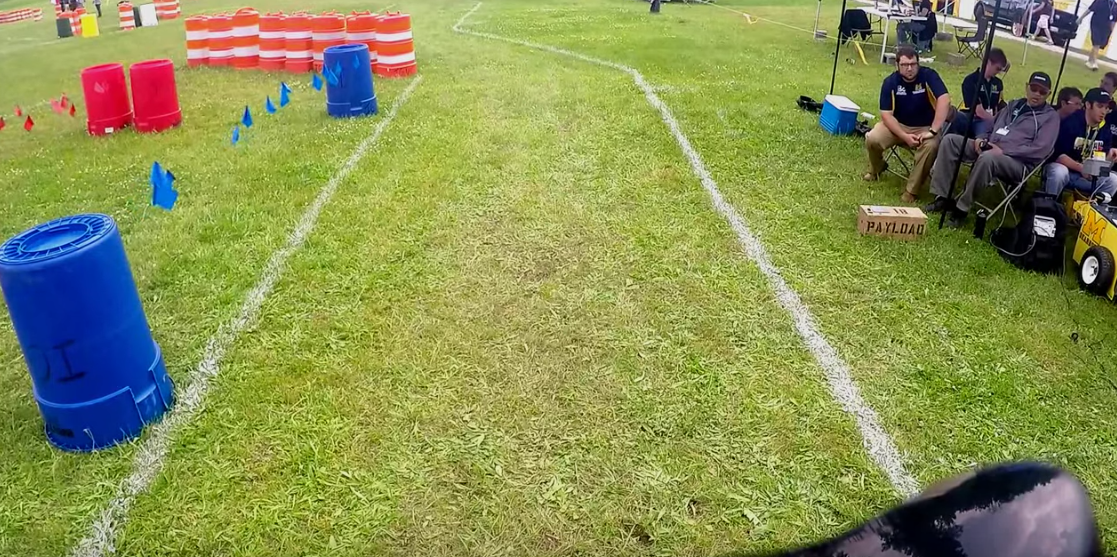
#> input picture OpenCV/f2.png, 1117 x 557 px, given in place of 2.MP4, which was not available
$ python laneDetection.py   (older library calls are emulated)
#> lines starting #> are read from the running program, lines starting #| are printed output that depends on the picture; after the words box and inside, x2 and y2 are one past the last pixel; in counts of white or black regions, pixels touching at a corner belong together; pictures that were not available may be replaced by others from this repository, and a replacement may not be noted
#> further down, frame is the input picture: shape (557, 1117, 3); mean B, G, R 84.2, 145, 137.5
import cv2
import numpy as np
import os
from matplotlib import pyplot as plt, cm, colors

# Defining variables to hold meter-to-pixel conversion
ym_per_pix = 30.0 / 720
# Standard lane width is 3.7 meters divided by lane width in pixels which is
# calculated to be approximately 720 pixels not to be confused with frame height
xm_per_pix = 3.7 / 720

# Get path to the current working directory
CWD_PATH = os.getcwd()

def readVideo():

    # Read input video from current working directory
    inpImage = cv2.VideoCapture('IGVC Videos/2.MP4')

    return inpImage

def processImage(inpImage):

    # Apply HLS color filtering to filter out white lane lines
    hls = cv2.cvtColor(inpImage, cv2.COLOR_BGR2HLS)
    lower_white = np.array([0, 160, 10])
    upper_white = np.array([255, 255, 255])
    mask = cv2.inRange(inpImage, lower_white, upper_white)
    hls_result = cv2.bitwise_and(inpImage, inpImage, mask = mask)

    # Convert image to grayscale, apply threshold, blur & extract edges
    gray = cv2.cvtColor(hls_result, cv2.COLOR_BGR2GRAY)
    ret, thresh = cv2.threshold(gray, 160, 255, cv2.THRESH_BINARY)
    blur = cv2.GaussianBlur(thresh,(3, 3), 0)
    canny = cv2.Canny(blur, 40, 60)

    # [7 lines of commented-out code are left out]

    return image, hls_result, gray, thresh, blur, canny

def perspectiveWarp(inpImage):

    # Get image size
    img_size = (inpImage.shape[1], inpImage.shape[0])

    # Perspective points to be warped
    src = np.float32([[590, 440],
                      [690, 440],
                      [200, 640],
                      [1000, 640]])

    # Window to be shown
    dst = np.float32([[200, 0],
                      [1200, 0],
                      [200, 710],
                      [1200, 710]])

    # Matrix to warp the image for birdseye window
    matrix = cv2.getPerspectiveTransform(src, dst)
    # Inverse matrix to unwarp the image for final window
    minv = cv2.getPerspectiveTransform(dst, src)
    birdseye = cv2.warpPerspective(inpImage, matrix, img_size)

    # Get the birdseye window dimensions
    height, width = birdseye.shape[:2]

    # Divide the birdseye view into 2 halves to separate left & right lanes
    birdseyeLeft  = birdseye[0:height, 0:width // 2]
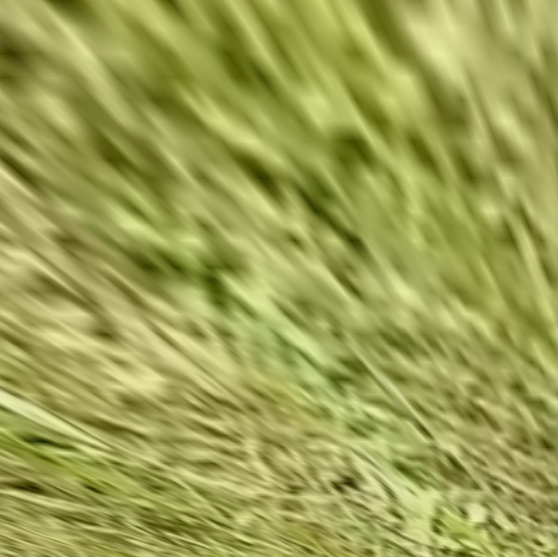
#> birdseyeLeft: shape (557, 558, 3); mean B, G, R 83.1, 160.9, 156.6
    birdseyeRight = birdseye[0:height, width // 2:width]
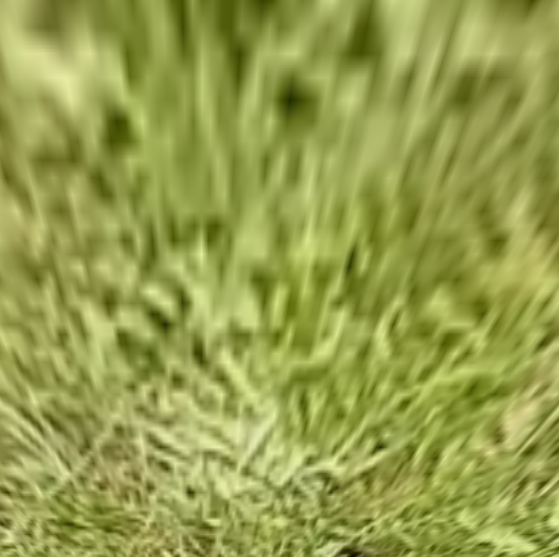
#> birdseyeRight: shape (557, 559, 3); mean B, G, R 77.2, 158.6, 150

    # Display birdseye view image
    # cv2.imshow("Birdseye" , birdseye)
    # cv2.imshow("Birdseye Left" , birdseyeLeft)
    # cv2.imshow("Birdseye Right", birdseyeRight)

    return birdseye, birdseyeLeft, birdseyeRight, minv

def plotHistogram(inpImage):

    histogram = np.sum(inpImage[inpImage.shape[0] // 2:, :], axis = 0)

    midpoint = np.int(histogram.shape[0] / 2)
    leftxBase = np.argmax(histogram[:midpoint])
    rightxBase = np.argmax(histogram[midpoint:]) + midpoint

    plt.xlabel("Image X Coordinates")
    plt.ylabel("Number of White Pixels")

    # Return histogram and x-coordinates of left & right lanes to calculate
    # lane width in pixels
    return histogram, leftxBase, rightxBase

def slide_window_search(binary_warped, histogram):

    # Find the start of left and right lane lines using histogram info
    out_img = np.dstack((binary_warped, binary_warped, binary_warped)) * 255
    midpoint = np.int(histogram.shape[0] / 2)
    leftx_base = np.argmax(histogram[:midpoint])
    rightx_base = np.argmax(histogram[midpoint:]) + midpoint

    # A total of 9 windows will be used
    nwindows = 9
    window_height = np.int(binary_warped.shape[0] / nwindows)
    nonzero = binary_warped.nonzero()
    nonzeroy = np.array(nonzero[0])
    nonzerox = np.array(nonzero[1])
    leftx_current = leftx_base
    rightx_current = rightx_base
    margin = 100
    minpix = 50
    left_lane_inds = []
    right_lane_inds = []

    #### START - Loop to iterate through windows and search for lane lines #####
    for window in range(nwindows):
        win_y_low = binary_warped.shape[0] - (window + 1) * window_height
        win_y_high = binary_warped.shape[0] - window * window_height
        win_xleft_low = leftx_current - margin
        win_xleft_high = leftx_current + margin
        win_xright_low = rightx_current - margin
        win_xright_high = rightx_current + margin
        cv2.rectangle(out_img, (win_xleft_low, win_y_low), (win_xleft_high, win_y_high),
        (0,255,0), 2)
        cv2.rectangle(out_img, (win_xright_low,win_y_low), (win_xright_high,win_y_high),
        (0,255,0), 2)
        good_left_inds = ((nonzeroy >= win_y_low) & (nonzeroy < win_y_high) &
        (nonzerox >= win_xleft_low) &  (nonzerox < win_xleft_high)).nonzero()[0]
        good_right_inds = ((nonzeroy >= win_y_low) & (nonzeroy < win_y_high) &
        (nonzerox >= win_xright_low) &  (nonzerox < win_xright_high)).nonzero()[0]
        left_lane_inds.append(good_left_inds)
        right_lane_inds.append(good_right_inds)
        if len(good_left_inds) > minpix:
            leftx_current = np.int(np.mean(nonzerox[good_left_inds]))
        if len(good_right_inds) > minpix:
            rightx_current = np.int(np.mean(nonzerox[good_right_inds]))
    #### END - Loop to iterate through windows and search for lane lines #######

    left_lane_inds = np.concatenate(left_lane_inds)
    right_lane_inds = np.concatenate(right_lane_inds)

    leftx = nonzerox[left_lane_inds]
    lefty = nonzeroy[left_lane_inds]
    rightx = nonzerox[right_lane_inds]
    righty = nonzeroy[right_lane_inds]

    # Apply 2nd degree polynomial fit to fit curves
    left_fit = np.polyfit(lefty, leftx, 2)
    right_fit = np.polyfit(righty, rightx, 2)


    ploty = np.linspace(0, binary_warped.shape[0]-1, binary_warped.shape[0])
    left_fitx = left_fit[0] * ploty**2 + left_fit[1] * ploty + left_fit[2]
    right_fitx = right_fit[0] * ploty**2 + right_fit[1] * ploty + right_fit[2]

    ltx = np.trunc(left_fitx)
    rtx = np.trunc(right_fitx)
    plt.plot(right_fitx)
    # plt.show()

    out_img[nonzeroy[left_lane_inds], nonzerox[left_lane_inds]] = [255, 0, 0]
    out_img[nonzeroy[right_lane_inds], nonzerox[right_lane_inds]] = [0, 0, 255]

    # plt.imshow(out_img)
    plt.plot(left_fitx,  ploty, color = 'yellow')
    plt.plot(right_fitx, ploty, color = 'yellow')
    plt.xlim(0, 1280)
    plt.ylim(720, 0)

    return ploty, left_fit, right_fit, ltx, rtx
#### END - APPLY SLIDING WINDOW METHOD TO DETECT CURVES ########################
################################################################################


################################################################################
#### START - APPLY GENERAL SEARCH METHOD TO DETECT CURVES ######################
def general_search(binary_warped, left_fit, right_fit):

    nonzero = binary_warped.nonzero()
    nonzeroy = np.array(nonzero[0])
    nonzerox = np.array(nonzero[1])
    margin = 100
    left_lane_inds = ((nonzerox > (left_fit[0]*(nonzeroy**2) + left_fit[1]*nonzeroy +
    left_fit[2] - margin)) & (nonzerox < (left_fit[0]*(nonzeroy**2) +
    left_fit[1]*nonzeroy + left_fit[2] + margin)))

    right_lane_inds = ((nonzerox > (right_fit[0]*(nonzeroy**2) + right_fit[1]*nonzeroy +
    right_fit[2] - margin)) & (nonzerox < (right_fit[0]*(nonzeroy**2) +
    right_fit[1]*nonzeroy + right_fit[2] + margin)))

    leftx = nonzerox[left_lane_inds]
    lefty = nonzeroy[left_lane_inds]
    rightx = nonzerox[right_lane_inds]
    righty = nonzeroy[right_lane_inds]
    left_fit = np.polyfit(lefty, leftx, 2)
    right_fit = np.polyfit(righty, rightx, 2)
    ploty = np.linspace(0, binary_warped.shape[0]-1, binary_warped.shape[0])
    left_fitx = left_fit[0]*ploty**2 + left_fit[1]*ploty + left_fit[2]
    right_fitx = right_fit[0]*ploty**2 + right_fit[1]*ploty + right_fit[2]


    ## VISUALIZATION ###########################################################

    out_img = np.dstack((binary_warped, binary_warped, binary_warped))*255
    window_img = np.zeros_like(out_img)
    out_img[nonzeroy[left_lane_inds], nonzerox[left_lane_inds]] = [255, 0, 0]
    out_img[nonzeroy[right_lane_inds], nonzerox[right_lane_inds]] = [0, 0, 255]

    left_line_window1 = np.array([np.transpose(np.vstack([left_fitx-margin, ploty]))])
    left_line_window2 = np.array([np.flipud(np.transpose(np.vstack([left_fitx+margin,
                                  ploty])))])
    left_line_pts = np.hstack((left_line_window1, left_line_window2))
    right_line_window1 = np.array([np.transpose(np.vstack([right_fitx-margin, ploty]))])
    right_line_window2 = np.array([np.flipud(np.transpose(np.vstack([right_fitx+margin, ploty])))])
    right_line_pts = np.hstack((right_line_window1, right_line_window2))

    cv2.fillPoly(window_img, np.int_([left_line_pts]), (0, 255, 0))
    cv2.fillPoly(window_img, np.int_([right_line_pts]), (0, 255, 0))
    result = cv2.addWeighted(out_img, 1, window_img, 0.3, 0)

    # plt.imshow(result)
    plt.plot(left_fitx,  ploty, color = 'yellow')
    plt.plot(right_fitx, ploty, color = 'yellow')
    plt.xlim(0, 1280)
    plt.ylim(720, 0)

    ret = {}
    ret['leftx'] = leftx
    ret['rightx'] = rightx
    ret['left_fitx'] = left_fitx
    ret['right_fitx'] = right_fitx
    ret['ploty'] = ploty

    return ret
#### END - APPLY GENERAL SEARCH METHOD TO DETECT CURVES ########################
################################################################################


################################################################################
#### START - FUNCTION TO MEASURE CURVE RADIUS ##################################
def measure_lane_curvature(ploty, leftx, rightx):

    leftx = leftx[::-1]  # Reverse to match top-to-bottom in y
    rightx = rightx[::-1]  # Reverse to match top-to-bottom in y

    # Choose the maximum y-value, corresponding to the bottom of the image
    y_eval = np.max(ploty)

    # Fit new polynomials to x, y in world space
    left_fit_cr = np.polyfit(ploty*ym_per_pix, leftx*xm_per_pix, 2)
    right_fit_cr = np.polyfit(ploty*ym_per_pix, rightx*xm_per_pix, 2)

    # Calculate the new radii of curvature
    left_curverad  = ((1 + (2*left_fit_cr[0]*y_eval*ym_per_pix + left_fit_cr[1])**2)**1.5) / np.absolute(2*left_fit_cr[0])
    right_curverad = ((1 + (2*right_fit_cr[0]*y_eval*ym_per_pix + right_fit_cr[1])**2)**1.5) / np.absolute(2*right_fit_cr[0])
    # Now our radius of curvature is in meters
    # print(left_curverad, 'm', right_curverad, 'm')

    # Decide if it is a left or a right curve
    if leftx[0] - leftx[-1] > 60:
        curve_direction = 'Left Curve'
    elif leftx[-1] - leftx[0] > 60:
        curve_direction = 'Right Curve'
    else:
        curve_direction = 'Straight'

    return (left_curverad + right_curverad) / 2.0, curve_direction
#### END - FUNCTION TO MEASURE CURVE RADIUS ####################################
################################################################################


################################################################################
#### START - FUNCTION TO VISUALLY SHOW DETECTED LANES AREA #####################
def draw_lane_lines(original_image, warped_image, Minv, draw_info):

    leftx = draw_info['leftx']
    rightx = draw_info['rightx']
    left_fitx = draw_info['left_fitx']
    right_fitx = draw_info['right_fitx']
    ploty = draw_info['ploty']

    warp_zero = np.zeros_like(warped_image).astype(np.uint8)
    color_warp = np.dstack((warp_zero, warp_zero, warp_zero))

    pts_left = np.array([np.transpose(np.vstack([left_fitx, ploty]))])
    pts_right = np.array([np.flipud(np.transpose(np.vstack([right_fitx, ploty])))])
    pts = np.hstack((pts_left, pts_right))

    mean_x = np.mean((left_fitx, right_fitx), axis=0)
    pts_mean = np.array([np.flipud(np.transpose(np.vstack([mean_x, ploty])))])

    cv2.fillPoly(color_warp, np.int_([pts]), (0, 255, 0))
    cv2.fillPoly(color_warp, np.int_([pts_mean]), (0, 255, 255))

    newwarp = cv2.warpPerspective(color_warp, Minv, (original_image.shape[1], original_image.shape[0]))
    result = cv2.addWeighted(original_image, 1, newwarp, 0.3, 0)

    return pts_mean, result
#### END - FUNCTION TO VISUALLY SHOW DETECTED LANES AREA #######################
################################################################################


#### START - FUNCTION TO CALCULATE DEVIATION FROM LANE CENTER ##################
################################################################################
def offCenter(meanPts, inpFrame):

    # Calculating deviation in meters
    mpts = meanPts[-1][-1][-2].astype(int)
    pixelDeviation = inpFrame.shape[1] / 2 - abs(mpts)
    deviation = pixelDeviation * xm_per_pix
    direction = "left" if deviation < 0 else "right"

    return deviation, direction
################################################################################
#### END - FUNCTION TO CALCULATE DEVIATION FROM LANE CENTER ####################


################################################################################
#### START - FUNCTION TO ADD INFO TEXT TO FINAL IMAGE ##########################
def addText(img, radius, direction, deviation, devDirection):

    # Add the radius and center position to the image
    font = cv2.FONT_HERSHEY_TRIPLEX

    if (direction != 'Straight'):
        text = 'Radius of Curvature: ' + '{:04.0f}'.format(radius) + 'm'
        text1 = 'Curve Direction: ' + (direction)

    else:
        text = 'Radius of Curvature: ' + 'N/A'
        text1 = 'Curve Direction: ' + (direction)

    cv2.putText(img, text , (50,100), font, 0.8, (0,100, 200), 2, cv2.LINE_AA)
    cv2.putText(img, text1, (50,150), font, 0.8, (0,100, 200), 2, cv2.LINE_AA)

    # Deviation
    deviation_text = 'Off Center: ' + str(round(abs(deviation), 3)) + 'm' + ' to the ' + devDirection
    cv2.putText(img, deviation_text, (50, 200), cv2.FONT_HERSHEY_TRIPLEX, 0.8, (0,100, 200), 2, cv2.LINE_AA)

    return img
#### END - FUNCTION TO ADD INFO TEXT TO FINAL IMAGE ############################
################################################################################

################################################################################
######## END - FUNCTIONS TO PERFORM IMAGE PROCESSING ###########################
################################################################################

################################################################################
################################################################################
################################################################################
################################################################################

################################################################################
######## START - MAIN FUNCTION #################################################
################################################################################

# Read the input image
image = readVideo()

################################################################################
#### START - LOOP TO PLAY THE INPUT IMAGE ######################################
while True:

    _, frame = image.read()


    # Apply perspective warping by calling the "perspectiveWarp()" function
    # Then assign it to the variable called (birdView)
    # Provide this function with:
    # 1- an image to apply perspective warping (frame)
    birdView, birdViewL, birdViewR, minverse = perspectiveWarp(frame)
#> minverse = [[0.1, -0.796, 570], [-1.11e-16, -0.507, 440], [-2.53e-19, -0.00123, 1]]


    # Apply image processing by calling the "processImage()" function
    # Then assign their respective variables (img, hls, grayscale, thresh, blur, canny)
    # Provide this function with:
    # 1- an already perspective warped image to process (birdView)
    img, hls, grayscale, thresh, blur, canny = processImage(birdView)
#> in processImage, `mask = cv2.inRange(inpImage, lower_white, upper_white)`:
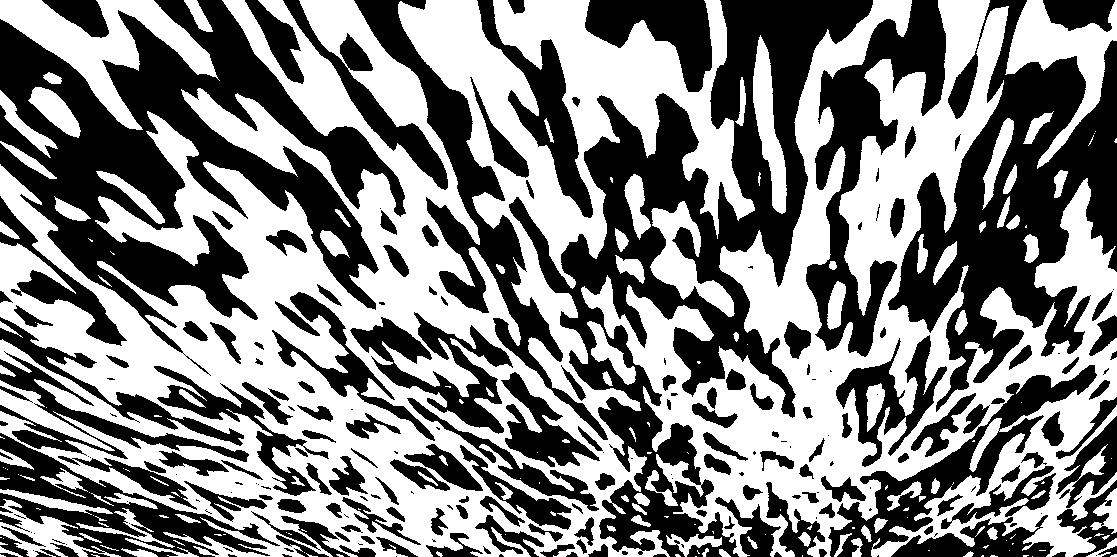
#> mask: shape (557, 1117); 51.3% white; 230 black regions (68 under 20 px), largest, box (x1, y1, x2, y2) and area: (509, 0, 873, 557) 56210, (0, 0, 406, 376) 54127, (888, 0, 1117, 412) 38818
    imgL, hlsL, grayscaleL, threshL, blurL, cannyL = processImage(birdViewL)
#> in processImage (call 2), `gray = cv2.cvtColor(hls_result, cv2.COLOR_BGR2GRAY)`:
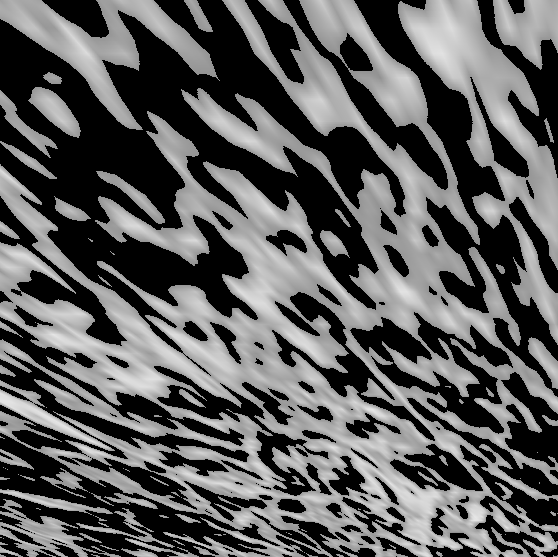
#> gray: shape (557, 558); min 0, max 231, mean 92.7
#> in processImage (call 2), `canny = cv2.Canny(blur, 40, 60)`:
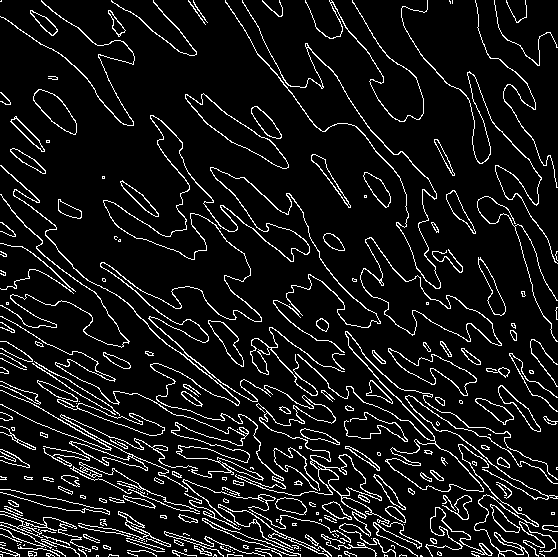
#> canny: shape (557, 558); 8.7% white in thin lines or dots
    imgR, hlsR, grayscaleR, threshR, blurR, cannyR = processImage(birdViewR)
#> in processImage (call 3), `mask = cv2.inRange(inpImage, lower_white, upper_white)`:
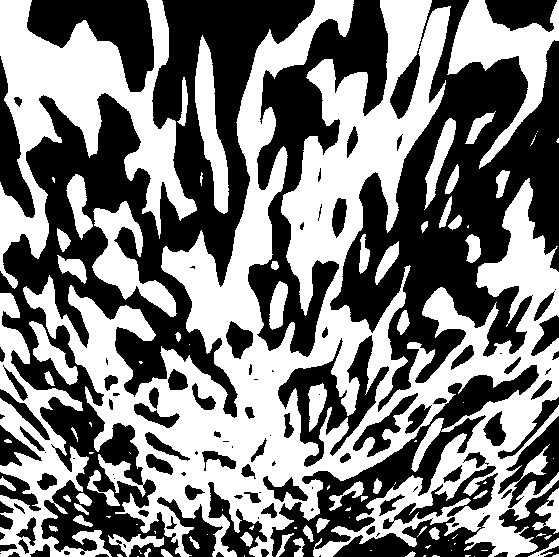
#> mask: shape (557, 559); 49% white; 99 white regions (44 under 20 px), largest, box (x1, y1, x2, y2) and area: (23, 0, 559, 557) 100097, (0, 0, 197, 289) 19973, (0, 293, 112, 557) 8735
#> in processImage (call 3), `hls_result = cv2.bitwise_and(inpImage, inpImage, mask = mask)`:
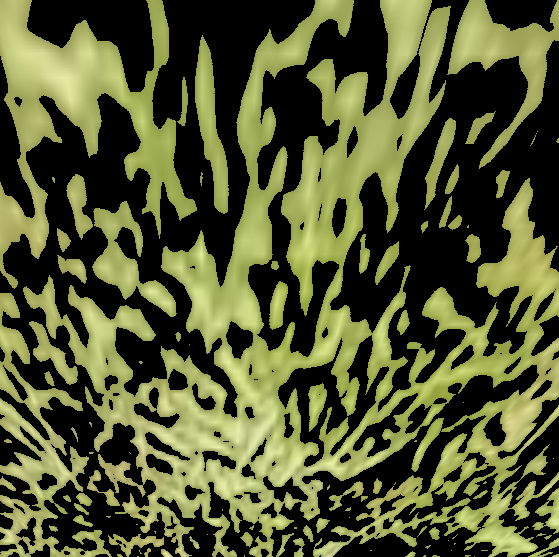
#> hls_result: shape (557, 559, 3); mean B, G, R 48.8, 88.6, 84.4
#> (the rest of the program and of its run is left out)
